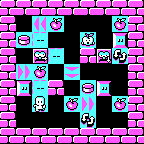

Tiled map render using the project's own tile images. Description and the whole map definition, tile-layer contents included, below:
An orthogonal 9x9 tile map with 16x16 px tiles, 1 tile layer (base).

<map version="1.5" tiledversion="1.5.0" orientation="orthogonal" renderorder="right-down" width="9" height="9" tilewidth="16" tileheight="16" infinite="0" nextlayerid="2" nextobjectid="1">
 <tileset firstgid="1" source="../editor_tiles.tsx" />
 <layer id="1" name="base" width="9" height="9">
  <data encoding="csv">
1,1,1,1,1,1,1,1,1,
1,0,11,3,0,0,0,3,1,
1,6,4,0,0,14,0,5,1,
1,0,12,4,0,1,13,7,1,
1,10,3,0,9,0,0,0,1,
1,5,4,1,0,6,5,0,1,
1,0,2,0,3,10,0,3,1,
1,0,0,0,0,7,0,0,1,
1,1,1,1,1,1,1,1,1
</data>
 </layer>
</map>
